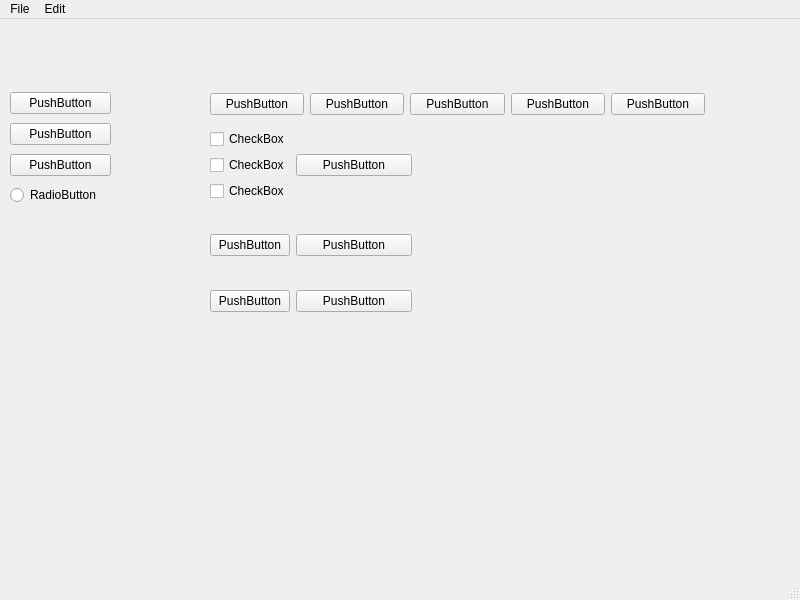
<?xml version="1.0" encoding="UTF-8"?>
<ui version="4.0">
 <class>MainWindow</class>
 <widget class="QMainWindow" name="MainWindow">
  <property name="geometry">
   <rect>
    <x>0</x>
    <y>0</y>
    <width>800</width>
    <height>600</height>
   </rect>
  </property>
  <property name="windowTitle">
   <string>MainWindow</string>
  </property>
  <widget class="QWidget" name="centralwidget">
   <widget class="QWidget" name="">
    <property name="geometry">
     <rect>
      <x>210</x>
      <y>70</y>
      <width>495</width>
      <height>30</height>
     </rect>
    </property>
    <layout class="QHBoxLayout" name="horizontalLayout">
     <item>
      <widget class="QPushButton" name="pushButton_7">
       <property name="text">
        <string>PushButton</string>
       </property>
      </widget>
     </item>
     <item>
      <widget class="QPushButton" name="pushButton_8">
       <property name="text">
        <string>PushButton</string>
       </property>
      </widget>
     </item>
     <item>
      <widget class="QPushButton" name="pushButton_3">
       <property name="text">
        <string>PushButton</string>
       </property>
      </widget>
     </item>
     <item>
      <widget class="QPushButton" name="pushButton_9">
       <property name="text">
        <string>PushButton</string>
       </property>
      </widget>
     </item>
     <item>
      <widget class="QPushButton" name="pushButton_10">
       <property name="text">
        <string>PushButton</string>
       </property>
      </widget>
     </item>
    </layout>
   </widget>
   <widget class="QWidget" name="">
    <property name="geometry">
     <rect>
      <x>10</x>
      <y>70</y>
      <width>101</width>
      <height>121</height>
     </rect>
    </property>
    <layout class="QVBoxLayout" name="verticalLayout">
     <item>
      <widget class="QPushButton" name="pushButton_12">
       <property name="text">
        <string>PushButton</string>
       </property>
      </widget>
     </item>
     <item>
      <widget class="QPushButton" name="pushButton_11">
       <property name="text">
        <string>PushButton</string>
       </property>
      </widget>
     </item>
     <item>
      <widget class="QPushButton" name="pushButton_4">
       <property name="text">
        <string>PushButton</string>
       </property>
      </widget>
     </item>
     <item>
      <widget class="QRadioButton" name="radioButton">
       <property name="text">
        <string>RadioButton</string>
       </property>
      </widget>
     </item>
    </layout>
   </widget>
   <widget class="QWidget" name="">
    <property name="geometry">
     <rect>
      <x>210</x>
      <y>110</y>
      <width>202</width>
      <height>183</height>
     </rect>
    </property>
    <layout class="QGridLayout" name="gridLayout">
     <item row="3" column="0">
      <widget class="QPushButton" name="pushButton_14">
       <property name="text">
        <string>PushButton</string>
       </property>
      </widget>
     </item>
     <item row="1" column="0" rowspan="2">
      <widget class="QPushButton" name="pushButton_5">
       <property name="text">
        <string>PushButton</string>
       </property>
      </widget>
     </item>
     <item row="1" column="1" rowspan="2" colspan="2">
      <widget class="QPushButton" name="pushButton_13">
       <property name="text">
        <string>PushButton</string>
       </property>
      </widget>
     </item>
     <item row="0" column="1" colspan="2">
      <widget class="QPushButton" name="pushButton_6">
       <property name="text">
        <string>PushButton</string>
       </property>
      </widget>
     </item>
     <item row="3" column="1" colspan="2">
      <widget class="QPushButton" name="pushButton_15">
       <property name="text">
        <string>PushButton</string>
       </property>
      </widget>
     </item>
     <item row="0" column="0">
      <layout class="QVBoxLayout" name="verticalLayout_2">
       <item>
        <widget class="QCheckBox" name="checkBox">
         <property name="text">
          <string>CheckBox</string>
         </property>
        </widget>
       </item>
       <item>
        <widget class="QCheckBox" name="checkBox_2">
         <property name="text">
          <string>CheckBox</string>
         </property>
        </widget>
       </item>
       <item>
        <widget class="QCheckBox" name="checkBox_3">
         <property name="text">
          <string>CheckBox</string>
         </property>
        </widget>
       </item>
      </layout>
     </item>
    </layout>
   </widget>
  </widget>
  <widget class="QMenuBar" name="menubar">
   <property name="geometry">
    <rect>
     <x>0</x>
     <y>0</y>
     <width>800</width>
     <height>26</height>
    </rect>
   </property>
   <widget class="QMenu" name="menuFile">
    <property name="title">
     <string>File</string>
    </property>
    <widget class="QMenu" name="menuCopy">
     <property name="title">
      <string>Copy</string>
     </property>
     <addaction name="actionCopy_2"/>
     <addaction name="actionCut"/>
    </widget>
    <addaction name="actionNew"/>
    <addaction name="menuCopy"/>
    <addaction name="actionExit"/>
   </widget>
   <widget class="QMenu" name="menuEdit">
    <property name="title">
     <string>Edit</string>
    </property>
   </widget>
   <addaction name="menuFile"/>
   <addaction name="menuEdit"/>
  </widget>
  <widget class="QStatusBar" name="statusbar"/>
  <action name="actionFa">
   <property name="text">
    <string>Fa</string>
   </property>
  </action>
  <action name="actionNew">
   <property name="text">
    <string>New</string>
   </property>
  </action>
  <action name="actionCopy_2">
   <property name="text">
    <string>Copy</string>
   </property>
  </action>
  <action name="actionCut">
   <property name="text">
    <string>Cut</string>
   </property>
  </action>
  <action name="actionExit">
   <property name="text">
    <string>Exit</string>
   </property>
  </action>
 </widget>
 <resources/>
 <connections/>
</ui>
